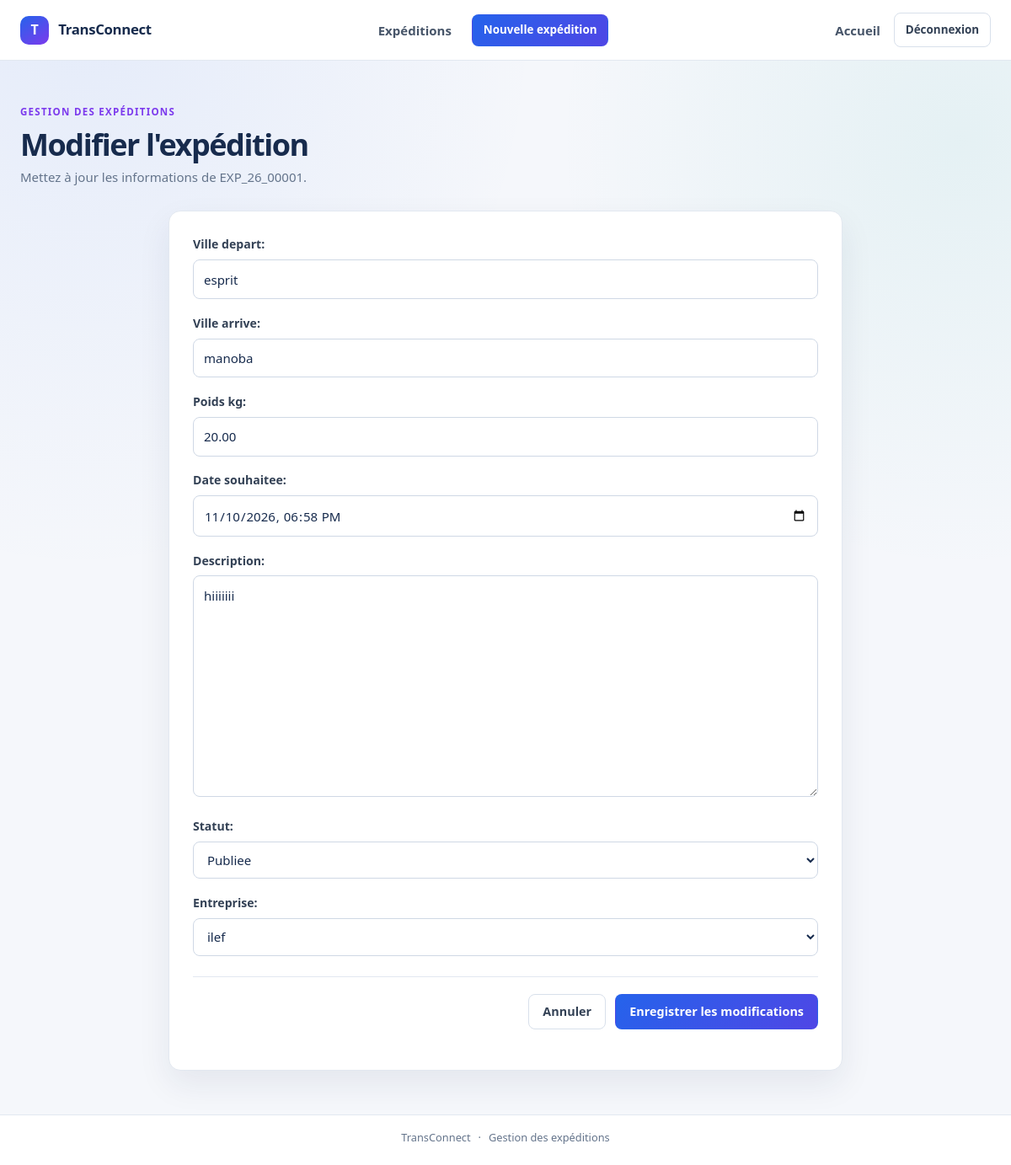
Screenshot of /expedition/updateclass/10/ (signed in) with the database file from the repository.
### ExpeditionApp/models.py (models this page shows, shortened)
class Expedition(models.Model):
    reference = models.CharField(max_length=50, unique=True)
    ville_depart = models.CharField(max_length=80)
    ville_arrive = models.CharField(max_length=80)
    poids_kg = models.DecimalField(
        max_digits=10,
        decimal_places=2,
        validators=[MinValueValidator(0, "le poids doit etre possitive")],
    )
    date_souhaitee = models.DateTimeField()
    description = models.TextField()
    statut = models.CharField(
        max_length=100,
        choices=[
            ('en_attente', 'En attente'),
            ('publiee', 'Publiee'),
            ('attribuee', 'Attribuée'),
            ('terminee', 'Terminée'),
            ('annulee', 'Annulée'),
        ],
        default='en_attente',
    )
    created_at = models.DateTimeField(auto_now_add=True)
    updated_at = models.DateTimeField(auto_now=True)
    entreprise = models.ForeignKey(Entreprise, on_delete=models.CASCADE, related_name='expeditions')

### ExpeditionApp/views.py (the view)
# urls.py: path('updateclass/<int:pk>/', UpdateExpedition.as_view(), name="updateclass"),
class UpdateExpedition(LoginRequiredMixin, UpdateView):
    model=Expedition
    template_name='expedition/forms.html'
    form_class = ExpeditionForm
    success_url=reverse_lazy('listclass')

### ExpeditionApp/forms.py
class ExpeditionForm(forms.ModelForm):
    class Meta:
        model = Expedition
        fields="__all__"
        exclude = ["id","reference","created_at","updated_at"]
        widgets = {
            'date_souhaitee': forms.DateTimeInput(attrs={'type': 'datetime-local'}),
        }

### EntrepriseApp/models.py (called while the page is built)
    def __str__(self):
        return self.raison_social

### EntrepriseApp/templates/expedition/forms.html (shortened to what this page needs)
{% extends "expedition/base.html" %}
{% block content %}
    <div class="page-heading">
        <div>
            <p class="eyebrow">GESTION DES EXPÉDITIONS</p>
            {% if object %}
                <h1>Modifier l'expédition</h1>
                <p class="page-subtitle">Mettez à jour les informations de {{ object.reference }}.</p>
            {% else %}
                <h1>Nouvelle expédition</h1>
                <p class="page-subtitle">Renseignez les informations nécessaires à l'organisation du transport.</p>
            {% endif %}
        </div>
    </div>
    <section class="panel form-panel" aria-label="Formulaire d'expédition">
        <form method="post">
            {{ form.as_p }}
            <div class="panel-actions">
                <a class="button button-secondary" href="{% url 'listclass' %}">Annuler</a>
                <button class="button button-primary" type="submit">{% if object %}Enregistrer les modifications{% else %}Créer l'expédition{% endif %}</button>
            </div>
        </form>
    </section>
{% endblock %}

### EntrepriseApp/static/EntrepriseApp/expedition.css (style rules this page uses)
:root { color-scheme: light; --ink: #172b4d; --muted: #64748b; --line: #e2e8f0; --surface: #ffffff; --canvas: #f5f7fb; --primary: #2563eb; --primary-dark: #1d4ed8; --teal: #0f9f95; --violet: #7c3aed; --coral: #f9735b; --danger: #b42332; --shadow: 0 16px 38px rgb(23 43 77 / 8%); }
* { box-sizing: border-box; }
body { min-width: 320px; min-height: 100vh; margin: 0; background: radial-gradient(ellipse at 8% 0%, rgb(37 99 235 / 8%), transparent 34rem), radial-gradient(ellipse at 95% 12%, rgb(15 159 149 / 7%), transparent 30rem), var(--canvas); color: var(--ink); font-family: "Segoe UI", Tahoma, Geneva, Verdana, sans-serif; font-size: 15px; line-height: 1.6; }
a { color: var(--primary); }
.page-heading { margin-bottom: 1.75rem; display: flex; align-items: flex-end; justify-content: space-between; gap: 1.5rem; }
.eyebrow { margin: 0 0 0.45rem; color: var(--violet); font-size: 0.72rem; font-weight: 750; letter-spacing: 0.11em; }
h1, h2, h3, p { margin-top: 0; }
h1 { margin-bottom: 0.35rem; color: var(--ink); font-size: clamp(1.8rem, 3vw, 2.25rem); letter-spacing: -0.04em; line-height: 1.2; }
.page-subtitle, .muted { margin-bottom: 0; color: var(--muted); }
.panel { overflow: hidden; border: 1px solid var(--line); border-radius: 14px; background: var(--surface); box-shadow: var(--shadow); }
.button { min-height: 42px; padding: 0.65rem 1rem; display: inline-flex; align-items: center; justify-content: center; gap: 0.4rem; border: 1px solid transparent; border-radius: 8px; cursor: pointer; font: inherit; font-size: 0.9rem; font-weight: 700; line-height: 1.2; text-decoration: none; transition: background-color 0.15s ease, border-color 0.15s ease, transform 0.15s ease; }
.button-primary { background: linear-gradient(135deg, var(--primary), #4f46e5); color: #fff; }
.button-secondary { border-color: #d8e0eb; background: #fff; color: #334155; }
.panel-actions { padding: 1.25rem 0; display: flex; justify-content: flex-end; gap: 0.7rem; border-top: 1px solid var(--line); }
.form-panel { width: 100%; max-width: 800px; margin: 0 auto; padding: 1.75rem; }
.form-panel form > p { margin: 0 0 1.1rem; }
.form-panel label { margin-bottom: 0.4rem; display: block; color: #334155; font-size: 0.88rem; font-weight: 650; }
.form-panel input:not([type="checkbox"]), .form-panel select, .form-panel textarea { width: 100%; min-height: 44px; padding: 0.65rem 0.75rem; border: 1px solid #cfd8e5; border-radius: 8px; background: #fff; color: var(--ink); font: inherit; }
.form-panel textarea { min-height: 110px; resize: vertical; }
.form-panel .panel-actions { margin-top: 1.5rem; }

### rows the page displays
Expedition: reference "EXP_26_00001", ville_depart "esprit", ville_arrive "manoba", poids_kg "20.00", date_souhaitee "11/10/2026 18:58", description "hiiiiiii", statut "Publiee", entreprise "ilef"
